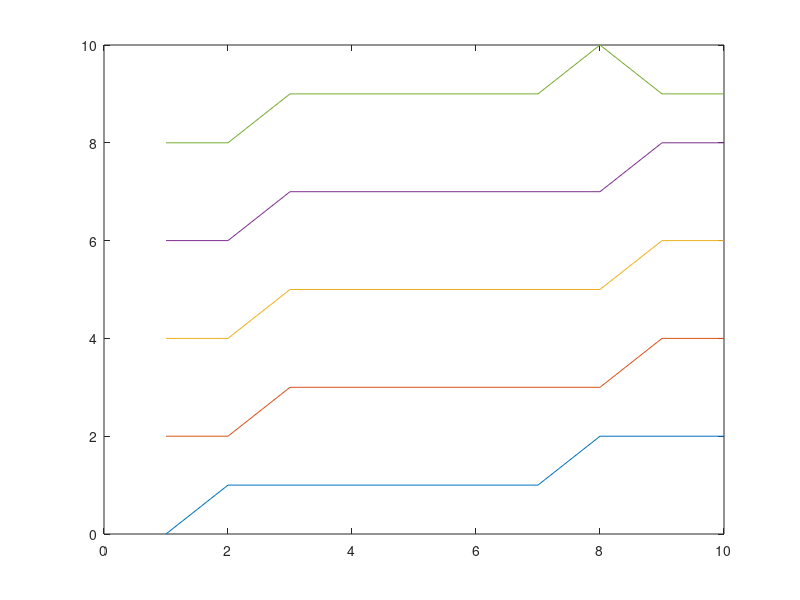

MATLAB code for this plot:
clear;
clc;
x=10.^-(1:16);
v_ex = log1p(x);
v_aprox =  log(1+x);
eabs = abs(v_ex-v_aprox);
erel = eabs./abs(v_ex);
ncif= floor(-log10(erel));
%subplot(1,2,1);loglog(x,erel,'r*')
%subplot(1,2,2);semilogx(x,ncif,'b')
n = 1:100;
x = 10^-8;
v3=sum((((-1).^(n+1)).*(x.^n))./n);
a = log1p(x);
b = log(x+1);
fprintf("valor de log1p(x) = %.10e \n valor de log(1+x) = %.10e \n valor de v3 = %.10e \n ",a ,b ,v3)
%----------------------------------------------------------------------------
%2
n=0:15;
h = 10.^-n;
v_ex =1/4;
v_aprox = (1./(2.*h)).*(-3*log(4)+4*log(4+h)-log(4+2.*h));
erel = abs(v_ex -v_aprox)./abs(v_ex);
loglog(h,erel)

n = 0:4;
h = 10.^-n;
erel = zeros(5,10);
ncif = zeros(5,10);
x = 1:10;
v_ex = 1./x;
for i = 1:5
    v_aprox= (1/(2*h(i))).*(-3*log(x)+4*log(x+h(i))-log(x+2*h(i)));
    ncif(i,:)=-log10(abs(v_ex-v_aprox)./abs(v_ex));
end
subplot(2,1,1);plot(v_ex,ncif(1,:),'r');
hold on
plot(v_ex,ncif(2,:),'g');
plot(v_ex,ncif(3,:),'b');
plot(v_ex,ncif(4,:),'k');
plot(v_ex,ncif(5,:),'m');
hold off


for n=0:4 
    h=10^-n;
    x=[1:10];     
    vap=(1./(2*h)).*(-3*log(x)+4*log(x+h)-log(x+2*h));
    vex=1./x;
    error=abs(vap-vex)./vex;
    cifras=-log10(error);
    if (n==0) 
    subplot(1,1,1);plot(vex,cifras)
    hold on 
    else
    plot(vex,cifras)
    end
end
hold off 

clear
clc
for n=0:4 
    h=10^-n;
    x=[1:10];     
    vap=(1./(2*h)).*(-3*log(x)+4*log(x+h)-log(x+2*h));
    vex=1./x;
    error=abs(vap-vex)./vex;
    cifras=-log10(error);
    plot(vex,cifras) 
    if n==0
     hold on 
    end
end
hold off
%OTRA OPCION 
clear;
clc;

x=1:10;
res= 1./x;

for n=0:4
    h=10^-n;
    resap=(1./(2.*h)).*((-3).*log(x)+4.*log(x+h)-log(x+2.*h));
    eabs= abs(res-resap); 
    erel=eabs./abs(res);
    ncifras= floor(-log10(erel));
    plot(x,ncifras,'');hold on;

end
hold off;
